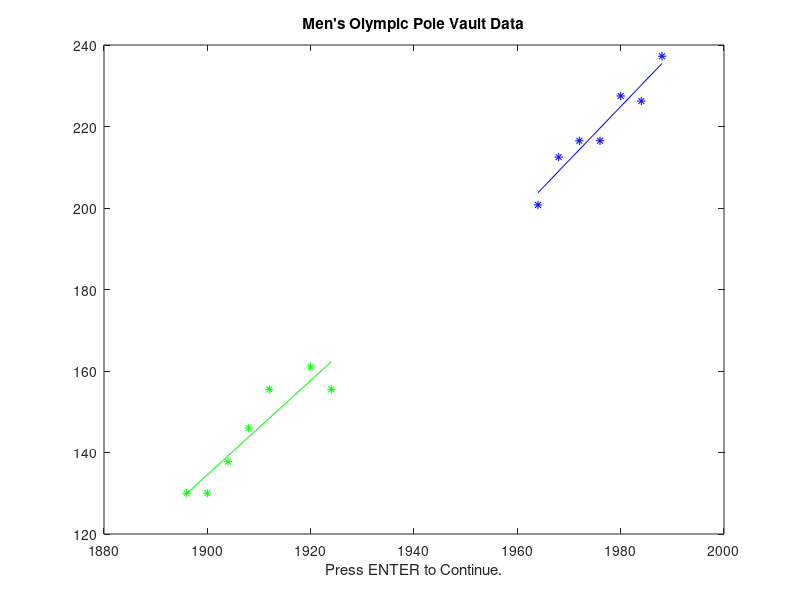

Write MATLAB code to recreate this figure.
function vaultlsq                          %last updated 1/21/94
%VAULTLSQ  A routine to show linearity in three 'eras' for
%          the men's Olympic pole vault event. A single picture is produced.
%
%          This routine requires file pvault.mat which contains the data
%          for the pole vault event. The data is divided into subsets:
%
%                  Yr   Ht
%          Vectors x1 & y1 are the data for 1896 - 1924
%          Vectors x2 & y2 are the data for 1928 - 1960
%          Vectors x3 & y3 are the data for 1964 - 1988
%          Vectors x4 & y4 are the data for 1964 - 1992
%          Vectors x  & y  are the data for 1896 - 1988
%          Vectors xn & yn are the data for 1896 - 1992
%
%          Use in the form --> vaultlsq  <--
%
% By; David R. Hill, Math Dept
%     Temple University, Philadelphia, Pa.  19122

load pvault
A1=[x1 ones(size(x1))];
A2=[x2 ones(size(x2))];
A3=[x3 ones(size(x3))];

c1=inv(A1'*A1)*A1'*y1;
c2=inv(A2'*A2)*A2'*y2;
c3=inv(A3'*A3)*A3'*y3;
figure
axis([1880 2000 120 250])
plot(x1,y1,'*g'),title('Men''s Olympic Pole Vault Data')
hold on
plot([x1(1) x1(7)],[c1(1)*x1(1)+c1(2),c1(1)*x1(7)+c1(2)],'-g')

plot(x2,y2,'*w')
plot([x2(1) x2(7)],[c2(1)*x2(1)+c2(2),c2(1)*x2(7)+c2(2)],'-w')

plot(x3,y3,'*b')
plot([x3(1) x3(7)],[c3(1)*x3(1)+c3(2),c3(1)*x3(7)+c3(2)],'-b')
xlabel('Press ENTER to Continue.')
hold off
%pause
clc
disp('Routine vaultlsq is over.')
